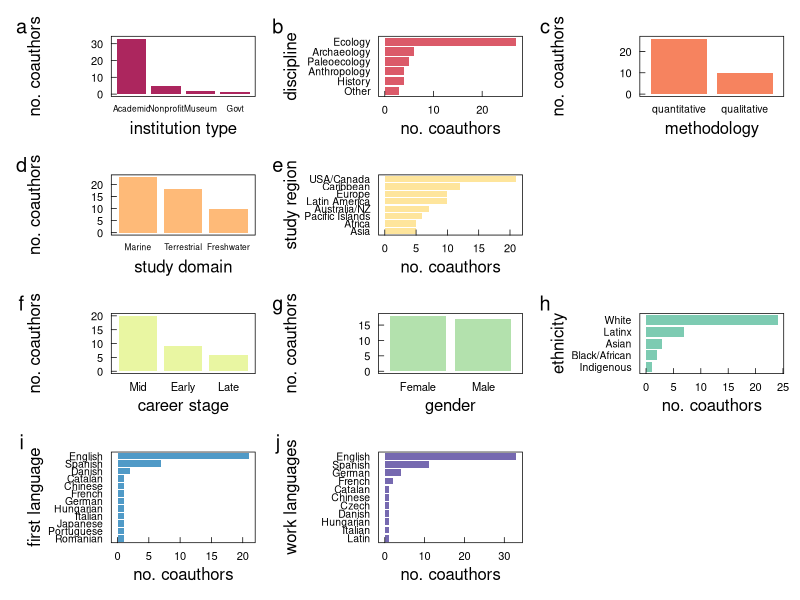

Here is the R script that generated this plot:
#### this script is for organizing and creating data visualizations 
#### of data from the project entitled "Global research priorities for historical ecology to inform conservation"
#### known colloquially as HE 20Qs 


library(ggplot2)      # plotting and viz
library(plyr)         # legacy df manipulation
library(dplyr)        # variable grouping and manipulation
library(reshape)      # legacy df manipulation
library(data.table)   # legacy functions on df 
library(tidyr)        # gathering and spreading
library(zoo)          # roll mean
library(ggthemes)     # helpful ggplot themes
library(forcats)
library(scales)
library(RColorBrewer) # pretty colors
library(ggridges)
library(colorspace)
library(patchwork)
library(forcats)


# custom ggplot theme
themeKV <- theme_few()+
  theme(strip.background = element_blank(),
        axis.line = element_blank(),
        axis.text.x = element_text(colour = "black", margin = margin(0.2, unit = "cm")),
        axis.text.y = element_text(colour = "black", margin = margin(c(1, 0.2), unit = "cm")),
        axis.ticks.x = element_line(colour = "black", linewidth=.25), 
        axis.ticks.y = element_line(colour = "black", linewidth=.25),
        axis.ticks.length=unit(-0.15, "cm"), 
        element_line(colour = "black", linewidth=.5),
        panel.border = element_rect(colour = "black", fill=NA, linewidth=.5),
        legend.title=element_blank(),
        strip.text=element_text(hjust=0))


#### read in author demographic data, self-identified from a survey form
# setwd("/Users/kylevanhoutan/historical_20Qs/")
demogr <- read.csv('data/author_demogr.csv')
demogrG <- gather(demogr, key="survey", value="response", 2:31) # the number of cols may change
        # reshape from wide to long df
        # may need to change numbers depending on the # of cols
demogrGR <- demogrG[!(demogrG$response == ""), ]  # remove blank entries 
# rename gathered col's that from duplicate names had appended ".x" 
demogrGR$question <- sub("\\..*", "", demogrGR$survey) # truncates field entry after "."
demogrGRS = subset(demogrGR, select = -c(survey)) # remove the col with bad names "survey"

#### begin data viz for plots here

## subset original long DF for survey question 
# for each panel, x = question, y = response
p1sector <- subset(demogrGRS, question == "sector")
# a basic bar plot
p1 <- ggplot(p1sector, aes(x = fct_infreq(response))) + # sort the response most to least 
  themeKV + 
  theme(legend.position = "none",
        axis.ticks.x = element_blank(),
        axis.text.y = element_text(size = 8),
        axis.text.x = element_text(size = 6)) + # names can be too long, let's shrink em
# manually scraping hex codes from 10 category palette 👇
# https://colorbrewer2.org/#type=diverging&scheme=Spectral&n=10
  scale_fill_brewer(palette = "Spectral") +
  geom_bar(fill = "#9e0142", alpha = 0.85, width = 0.85) + # width controls gaps between bars
  ylab("no. coauthors") +
  xlab("institution type")
  #coord_flip() # make bars horizontal


# bar plot, but flip due to category name lengths
p2discipline <- subset(demogrGRS, question == "discipline") ## subset original long DF for survey question 
p2 <- ggplot(p2discipline, aes(x = fct_rev(fct_infreq(response)))) + # sort the response most to least 
  themeKV + 
  theme(axis.ticks.y = element_blank(),
        axis.text.x = element_text(size = 8),
        axis.text.y = element_text(size = 7.5)) + # names can be too long, let's shrink em
  geom_bar(fill = "#d53e4f", alpha = 0.85, width = 0.85) + # width controls gaps between bars
  # scale_y_continuous(breaks = seq(0, 40, by = 5)) +
  ylab("no. coauthors") +
  xlab("discipline") + 
  coord_flip() # make bars horizontal


#subset for p3 data
p3scholarly_approach <- subset(demogrGRS, question == "scholarly_approach")
# a basic bar plot akin to p1
p3 <- ggplot(p3scholarly_approach, aes(x = fct_infreq(response))) + # sort the response most to least 
  themeKV + 
  theme(axis.ticks.x = element_blank(),
        axis.text.y = element_text(size = 8),
        axis.text.x = element_text(size = 7.5)) + # names can be too long, let's shrink em
  geom_bar(fill = "#f46d43", alpha = 0.85, width = 0.85) + # width controls gaps between bars
  # scale_y_continuous(breaks = seq(0, 40, by = 5)) +
  ylab("no. coauthors") +
  xlab("methodology")


# subset, then make bar akin to p1
p4work_system <- subset(demogrGRS, question == "work_system")
p4 <- ggplot(p4work_system, aes(x = fct_infreq(response))) + # sort the response most to least 
  themeKV + 
  theme(axis.ticks.x = element_blank(),
        axis.text.y = element_text(size = 8),
        axis.text.x = element_text(size = 6)) + # names can be too long, let's shrink em
  geom_bar(fill = "#fdae61", alpha = 0.85, width = 0.85) + # width controls gaps between bars
  # scale_y_continuous(breaks = seq(0, 40, by = 5)) +
  ylab("no. coauthors") +
  xlab("study domain")


# subset for p5 data
p5work_region <- subset(demogrGRS, question == "work_region") ## subset original long DF for survey question 
# flipped bar plot akin to p2
p5 <- ggplot(p5work_region, aes(x = fct_rev(fct_infreq(response)))) + # sort the response most to least 
  themeKV + 
  theme(axis.ticks.y = element_blank(),
        axis.text.x = element_text(size = 8),
        axis.text.y = element_text(size = 7.5)) + # names can be too long, let's shrink em
  geom_bar(fill = "#fee08b", alpha = 0.85, width = 0.85) + # width controls gaps between bars
  # scale_y_continuous(breaks = seq(0, 40, by = 5)) +
  ylab("no. coauthors") +
  xlab("study region") + 
  coord_flip() # make bars horizontal


# subset for p6 career stage data
p6career_stage <- subset(demogrGRS, question == "career_stage")
# bar plot akin to p1
p6 <- ggplot(p6career_stage, aes(x = fct_infreq(response))) + # sort the response most to least 
  themeKV + 
  theme(axis.ticks.x = element_blank(),
        axis.text.y = element_text(size = 8),
        axis.text.x = element_text(size = 8)) + # names can be too long, let's shrink em
  geom_bar(fill = "#e6f598", alpha = 0.9, width = 0.85) + # width controls gaps between bars
  # scale_y_continuous(breaks = seq(0, 40, by = 5)) +
  ylab("no. coauthors") +
  xlab("career stage")


# subset for p7 gender data
p7gender <- subset(demogrGRS, question == "gender")
# bar plot akin to p1
p7 <- ggplot(p7gender, aes(x = fct_infreq(response))) + # sort the response most to least 
  themeKV + 
  theme(axis.ticks.x = element_blank(),
        axis.text.y = element_text(size = 8),
        axis.text.x = element_text(size = 8)) + # names can be too long, let's shrink em
  geom_bar(fill = "#abdda4", alpha = 0.9, width = 0.85) + # width controls gaps between bars
  # scale_y_continuous(breaks = seq(0, 40, by = 5)) +
  ylab("no. coauthors") +
  xlab("gender")


# subset for p8 ethnicity data
p8ethnicity <- subset(demogrGRS, question == "ethnicity")
# flipped bar plot akin to p2
p8 <- ggplot(p8ethnicity, aes(x = fct_rev(fct_infreq(response)))) + # sort the response most to least 
  themeKV + 
  theme(axis.ticks.y = element_blank(),
        axis.text.x = element_text(size = 8),
        axis.text.y = element_text(size = 7.5)) + # names can be too long, let's shrink em
  geom_bar(fill = "#66c2a5", alpha = 0.85, width = 0.85) + # width controls gaps between bars
  # scale_y_continuous(breaks = seq(0, 40, by = 5)) +
  ylab("no. coauthors") +
  xlab("ethnicity") + 
  coord_flip() # make bars horizontal


# subset for p9 first language learned data
p9first_language <- subset(demogrGRS, question == "first_language")
# flipped bar plot akin to p2
p9 <- ggplot(p9first_language, aes(x = fct_rev(fct_infreq(response)))) + # sort the response most to least 
  themeKV + 
  theme(axis.ticks.y = element_blank(),
        axis.text.x = element_text(size = 8),
        axis.text.y = element_text(size = 7.5)) + # names can be too long, let's shrink em
  geom_bar(fill = "#3288bd", alpha = 0.85, width = 0.85) + # width controls gaps between bars
  # scale_y_continuous(breaks = seq(0, 40, by = 5)) +
  ylab("no. coauthors") +
  xlab("first language") + 
  coord_flip() # make bars horizontal



# subset for p10 professional languages used data
p10professional_language <- subset(demogrGRS, question == "professional_language")
# flipped bar plot akin to p2
p10 <- ggplot(p10professional_language, aes(x = fct_rev(fct_infreq(response)))) + # sort the response most to least 
  themeKV + 
  theme(axis.ticks.y = element_blank(),
        axis.text.x = element_text(size = 8),
        axis.text.y = element_text(size = 7.5)) + # names can be too long, let's shrink em
  geom_bar(fill = "#5e4fa2", alpha = 0.85, width = 0.85) + # width controls gaps between bars
  ylab("no. coauthors") +
  xlab("work languages") + 
  coord_flip() # make bars horizontal


# invoke patchwork to call and layout the above panels
# force layout given the vertical dimension needed for language plots
# below layout considers the following row themes:
# r1 = academic
# r2 = geography
# r3 = demographic
# r4 = language

layout <- "
AABBCC
AABBCC
DDEE##
DDEE##
FFGGHH
FFGGHH
IIJJ##
IIJJ##
IIJJ##"
p1 + p2 + p3 + p4 + p5 + p6 + p7 + p8 + p9 + p10 +
  plot_layout(design = layout) +
  plot_annotation(tag_levels = 'a') # add panel labels a, b, c... etc
